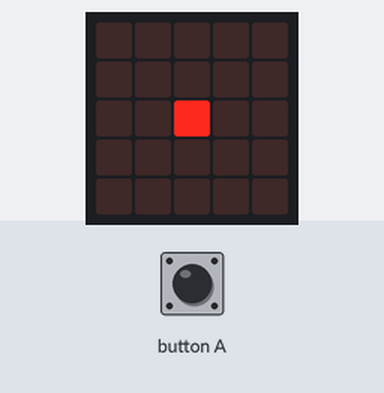
Simulated run of this program. Board: BBC micro:bit running MicroPython. Shown: the board's 5×5 LED display. Inputs (shaded band) come from the test bench.

Above: at 1.2 s.
1.3 s: button A pressed for 1.2 s
At 1.8 s:
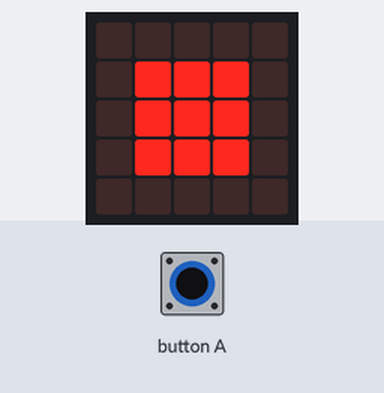
At 2.4 s:
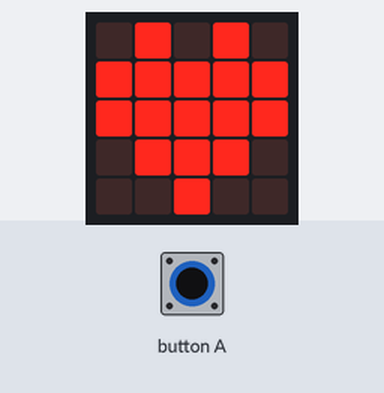
Timing chart, 0 to 4.3 s (numbered marks = the images above; inputs shaded):
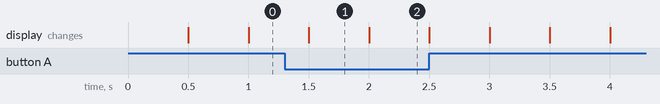

The program:

03-Boutons.py
```python
# Utilisation des boutons

# Importations
import microbit as m

# Initialisations
tabImg=[      #SStocke les images de coeur
        m.Image("09090:" "99999:" "99999:" "09990:" "00900"),   # 0. gros coeur
        m.Image("00000:" "09090:" "09990:" "00900:" "00000"),   # 1. petit coeur
        m.Image("00000:" "00000:" "00900:" "00000:" "00000"),   # 2. petit carré
        m.Image("00000:" "09990:" "09990:" "09990:" "00000")    # 3. gd carré
        ]
boutonA = m.button_a

while True:
        if boutonA.is_pressed() ==1 :
                m.display.show(tabImg[0])
                m.sleep(500)
                m.display.show(tabImg[1])
                m.sleep(500)
        else:
                m.display.show(tabImg[2])
                m.sleep(500)
                m.display.show(tabImg[3])
                m.sleep(500)
```

Measured:
- after the input at 1.3 s, the display: first differs from a run without the input after 0.70 s (image 2)
- what the display in image 1 shows lasts 0.5 s, from 1.5 s to 2.0 s
